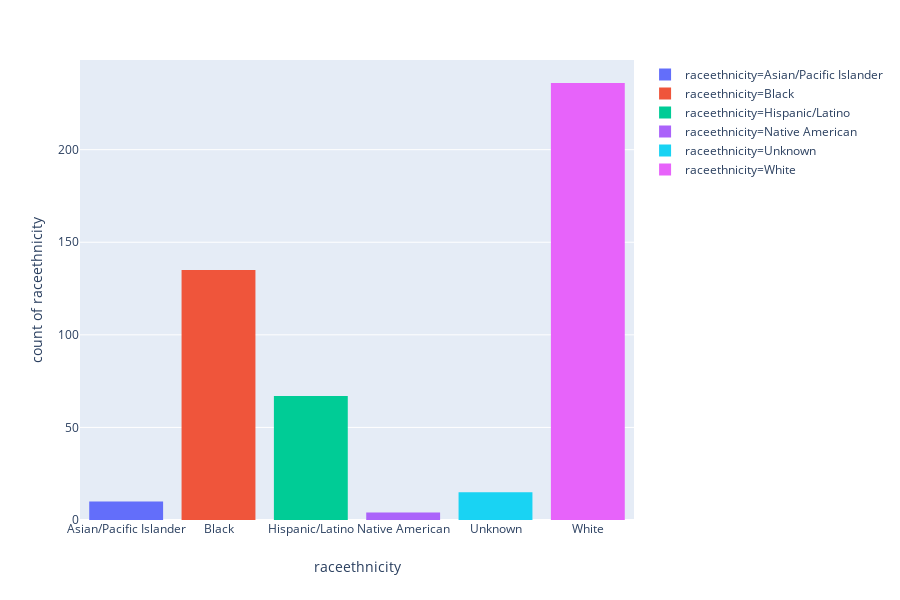

Notebook cell for this chart:
### Code cell
px.histogram(blm, x="raceethnicity", y="raceethnicity", color="raceethnicity")

### Figure 1 — Plotly figure (JSON) as saved in the notebook; plotly's stock layout.template omitted (floating-point values rounded to 4 significant figures; data arrays with more than 128 entries replaced by an {"elided": "..."} marker saying what was removed)
{"data": [{"alignmentgroup": "True", "hoverlabel": {"namelength": 0}, "hovertemplate": "raceethnicity=%{x}<br>count of raceethnicity=%{y}", "legendgroup": "raceethnicity=Asian/Pacific Islander", "marker": {"color": "#636efa"}, "name": "raceethnicity=Asian/Pacific Islander", "offsetgroup": "raceethnicity=Asian/Pacific Islander", "orientation": "v", "showlegend": true, "type": "histogram", "uid": "b4c5d759-8e8c-4498-873d-3a0cac6a2cd2", "x": ["Asian/Pacific Islander", "Asian/Pacific Islander", "Asian/Pacific Islander", "Asian/Pacific Islander", "Asian/Pacific Islander", "Asian/Pacific Islander", "Asian/Pacific Islander", "Asian/Pacific Islander", "Asian/Pacific Islander", "Asian/Pacific Islander"], "xaxis": "x", "y": ["Asian/Pacific Islander", "Asian/Pacific Islander", "Asian/Pacific Islander", "Asian/Pacific Islander", "Asian/Pacific Islander", "Asian/Pacific Islander", "Asian/Pacific Islander", "Asian/Pacific Islander", "Asian/Pacific Islander", "Asian/Pacific Islander"], "yaxis": "y"}, {"alignmentgroup": "True", "hoverlabel": {"namelength": 0}, "hovertemplate": "raceethnicity=%{x}<br>count of raceethnicity=%{y}", "legendgroup": "raceethnicity=Black", "marker": {"color": "#EF553B"}, "name": "raceethnicity=Black", "offsetgroup": "raceethnicity=Black", "orientation": "v", "showlegend": true, "type": "histogram", "uid": "910d4e64-b746-4c16-9f44-b5b993280264", "x": {"elided": "135 str values"}, "xaxis": "x", "y": {"elided": "135 str values"}, "yaxis": "y"}, {"alignmentgroup": "True", "hoverlabel": {"namelength": 0}, "hovertemplate": "raceethnicity=%{x}<br>count of raceethnicity=%{y}", "legendgroup": "raceethnicity=Hispanic/Latino", "marker": {"color": "#00cc96"}, "name": "raceethnicity=Hispanic/Latino", "offsetgroup": "raceethnicity=Hispanic/Latino", "orientation": "v", "showlegend": true, "type": "histogram", "uid": "609e2525-66a5-4e96-8b7c-c855d0cdd1d7", "x": ["Hispanic/Latino", "Hispanic/Latino", "Hispanic/Latino", "Hispanic/Latino", "Hispanic/Latino", "Hispanic/Latino", "Hispanic/Latino", "Hispanic/Latino", "Hispanic/Latino", "Hispanic/Latino", "Hispanic/Latino", "Hispanic/Latino", "Hispanic/Latino", "Hispanic/Latino", "Hispanic/Latino", "Hispanic/Latino", "Hispanic/Latino", "Hispanic/Latino", "Hispanic/Latino", "Hispanic/Latino", "Hispanic/Latino", "Hispanic/Latino", "Hispanic/Latino", "Hispanic/Latino", "Hispanic/Latino", "Hispanic/Latino", "Hispanic/Latino", "Hispanic/Latino", "Hispanic/Latino", "Hispanic/Latino", "Hispanic/Latino", "Hispanic/Latino", "Hispanic/Latino", "Hispanic/Latino", "Hispanic/Latino", "Hispanic/Latino", "Hispanic/Latino", "Hispanic/Latino", "Hispanic/Latino", "Hispanic/Latino", "Hispanic/Latino", "Hispanic/Latino", "Hispanic/Latino", "Hispanic/Latino", "Hispanic/Latino", "Hispanic/Latino", "Hispanic/Latino", "Hispanic/Latino", "Hispanic/Latino", "Hispanic/Latino", "Hispanic/Latino", "Hispanic/Latino", "Hispanic/Latino", "Hispanic/Latino", "Hispanic/Latino", "Hispanic/Latino", "Hispanic/Latino", "Hispanic/Latino", "Hispanic/Latino", "Hispanic/Latino", "Hispanic/Latino", "Hispanic/Latino", "Hispanic/Latino", "Hispanic/Latino", "Hispanic/Latino", "Hispanic/Latino", "Hispanic/Latino"], "xaxis": "x", "y": ["Hispanic/Latino", "Hispanic/Latino", "Hispanic/Latino", "Hispanic/Latino", "Hispanic/Latino", "Hispanic/Latino", "Hispanic/Latino", "Hispanic/Latino", "Hispanic/Latino", "Hispanic/Latino", "Hispanic/Latino", "Hispanic/Latino", "Hispanic/Latino", "Hispanic/Latino", "Hispanic/Latino", "Hispanic/Latino", "Hispanic/Latino", "Hispanic/Latino", "Hispanic/Latino", "Hispanic/Latino", "Hispanic/Latino", "Hispanic/Latino", "Hispanic/Latino", "Hispanic/Latino", "Hispanic/Latino", "Hispanic/Latino", "Hispanic/Latino", "Hispanic/Latino", "Hispanic/Latino", "Hispanic/Latino", "Hispanic/Latino", "Hispanic/Latino", "Hispanic/Latino", "Hispanic/Latino", "Hispanic/Latino", "Hispanic/Latino", "Hispanic/Latino", "Hispanic/Latino", "Hispanic/Latino", "Hispanic/Latino", "Hispanic/Latino", "Hispanic/Latino", "Hispanic/Latino", "Hispanic/Latino", "Hispanic/Latino", "Hispanic/Latino", "Hispanic/Latino", "Hispanic/Latino", "Hispanic/Latino", "Hispanic/Latino", "Hispanic/Latino", "Hispanic/Latino", "Hispanic/Latino", "Hispanic/Latino", "Hispanic/Latino", "Hispanic/Latino", "Hispanic/Latino", "Hispanic/Latino", "Hispanic/Latino", "Hispanic/Latino", "Hispanic/Latino", "Hispanic/Latino", "Hispanic/Latino", "Hispanic/Latino", "Hispanic/Latino", "Hispanic/Latino", "Hispanic/Latino"], "yaxis": "y"}, {"alignmentgroup": "True", "hoverlabel": {"namelength": 0}, "hovertemplate": "raceethnicity=%{x}<br>count of raceethnicity=%{y}", "legendgroup": "raceethnicity=Native American", "marker": {"color": "#ab63fa"}, "name": "raceethnicity=Native American", "offsetgroup": "raceethnicity=Native American", "orientation": "v", "showlegend": true, "type": "histogram", "uid": "5d570f2b-0b4a-4434-86bb-98532a7045be", "x": ["Native American", "Native American", "Native American", "Native American"], "xaxis": "x", "y": ["Native American", "Native American", "Native American", "Native American"], "yaxis": "y"}, {"alignmentgroup": "True", "hoverlabel": {"namelength": 0}, "hovertemplate": "raceethnicity=%{x}<br>count of raceethnicity=%{y}", "legendgroup": "raceethnicity=Unknown", "marker": {"color": "#19d3f3"}, "name": "raceethnicity=Unknown", "offsetgroup": "raceethnicity=Unknown", "orientation": "v", "showlegend": true, "type": "histogram", "uid": "2aa76bff-a33b-4d21-9dc2-24dcbdaf959b", "x": ["Unknown", "Unknown", "Unknown", "Unknown", "Unknown", "Unknown", "Unknown", "Unknown", "Unknown", "Unknown", "Unknown", "Unknown", "Unknown", "Unknown", "Unknown"], "xaxis": "x", "y": ["Unknown", "Unknown", "Unknown", "Unknown", "Unknown", "Unknown", "Unknown", "Unknown", "Unknown", "Unknown", "Unknown", "Unknown", "Unknown", "Unknown", "Unknown"], "yaxis": "y"}, {"alignmentgroup": "True", "hoverlabel": {"namelength": 0}, "hovertemplate": "raceethnicity=%{x}<br>count of raceethnicity=%{y}", "legendgroup": "raceethnicity=White", "marker": {"color": "#e763fa"}, "name": "raceethnicity=White", "offsetgroup": "raceethnicity=White", "orientation": "v", "showlegend": true, "type": "histogram", "uid": "8e08fbd8-12a1-49e4-b123-6c25af2c81da", "x": {"elided": "236 str values"}, "xaxis": "x", "y": {"elided": "236 str values"}, "yaxis": "y"}], "layout": {"barmode": "relative", "grid": {"xaxes": ["x"], "xgap": 0.1, "xside": "bottom", "yaxes": ["y"], "ygap": 0.1, "yside": "left"}, "height": 600, "legend": {"tracegroupgap": 0}, "margin": {"t": 60}, "xaxis": {"categoryarray": ["Asian/Pacific Islander", "Black", "Hispanic/Latino", "Native American", "Unknown", "White"], "categoryorder": "array", "title": {"text": "raceethnicity"}}, "yaxis": {"categoryarray": ["White", "Unknown", "Native American", "Hispanic/Latino", "Black", "Asian/Pacific Islander"], "categoryorder": "array", "title": {"text": "count of raceethnicity"}}}}
